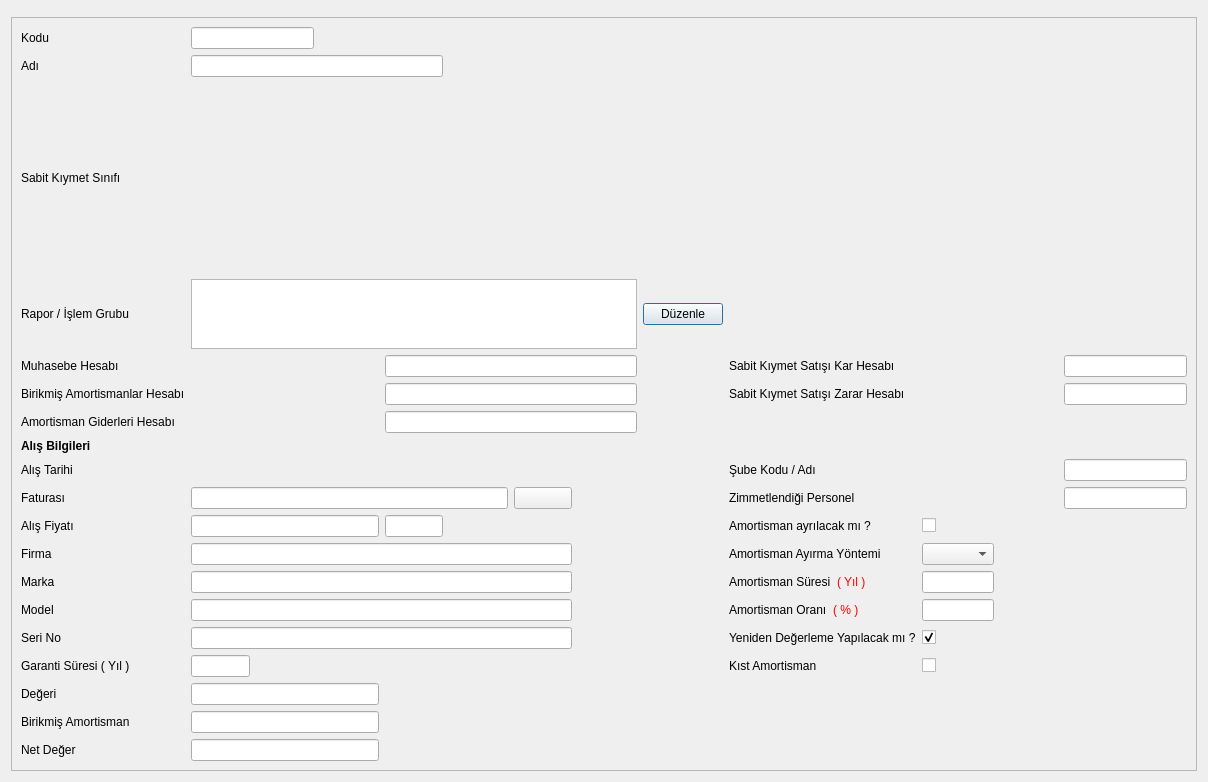
 <widget class="QDialog" name="DMR_DEMIRBAS_KARTI">
  <property name="geometry">
   <rect>
    <x>0</x>
    <y>0</y>
    <width>1208</width>
    <height>782</height>
   </rect>
  </property>
  <property name="sizePolicy">
   <sizepolicy hsizetype="Expanding" vsizetype="Expanding">
    <horstretch>0</horstretch>
    <verstretch>0</verstretch>
   </sizepolicy>
  </property>
  <property name="windowTitle">
   <string>Demirbaş Kartı</string>
  </property>
  <layout class="QGridLayout" name="gridLayout_2" rowstretch="1,0">
   <item row="0" column="0">
    <widget class="QWidget" name="navigation_buttons_widget" native="true">
     <property name="sizePolicy">
      <sizepolicy hsizetype="Expanding" vsizetype="Fixed">
       <horstretch>0</horstretch>
       <verstretch>0</verstretch>
      </sizepolicy>
     </property>
    </widget>
   </item>
   <item row="1" column="0">
    <widget class="QFrame" name="frame_3">
     <property name="sizePolicy">
      <sizepolicy hsizetype="Expanding" vsizetype="Expanding">
       <horstretch>0</horstretch>
       <verstretch>0</verstretch>
      </sizepolicy>
     </property>
     <property name="frameShape">
      <enum>QFrame::StyledPanel</enum>
     </property>
     <property name="frameShadow">
      <enum>QFrame::Raised</enum>
     </property>
     <layout class="QGridLayout" name="gridLayout" rowstretch="1,0,0,0,0,0,0,1,1,1,1,1,1,1,1,1,1,1,1,1" columnstretch="10,10,10,10,10,10,10,10,10,10,10,10,10,10">
      <item row="0" column="0">
       <widget class="QLabel" name="label">
        <property name="sizePolicy">
         <sizepolicy hsizetype="Fixed" vsizetype="Fixed">
          <horstretch>0</horstretch>
          <verstretch>0</verstretch>
         </sizepolicy>
        </property>
        <property name="text">
         <string>Kodu</string>
        </property>
       </widget>
      </item>
      <item row="0" column="1" colspan="2">
       <widget class="QLineEdit" name="lineedit_demirbas_kodu"/>
      </item>
      <item row="0" column="3" colspan="2">
       <spacer name="horizontalSpacer_5">
        <property name="orientation">
         <enum>Qt::Horizontal</enum>
        </property>
        <property name="sizeHint" stdset="0">
         <size>
          <width>90</width>
          <height>20</height>
         </size>
        </property>
       </spacer>
      </item>
      <item row="0" column="8">
       <spacer name="horizontalSpacer_11">
        <property name="orientation">
         <enum>Qt::Horizontal</enum>
        </property>
        <property name="sizeHint" stdset="0">
         <size>
          <width>89</width>
          <height>20</height>
         </size>
        </property>
       </spacer>
      </item>
      <item row="0" column="9">
       <spacer name="horizontalSpacer_6">
        <property name="orientation">
         <enum>Qt::Horizontal</enum>
        </property>
        <property name="sizeHint" stdset="0">
         <size>
          <width>222</width>
          <height>20</height>
         </size>
        </property>
       </spacer>
      </item>
      <item row="1" column="0">
       <widget class="QLabel" name="label_2">
        <property name="sizePolicy">
         <sizepolicy hsizetype="Fixed" vsizetype="Fixed">
          <horstretch>0</horstretch>
          <verstretch>0</verstretch>
         </sizepolicy>
        </property>
        <property name="text">
         <string>Adı</string>
        </property>
       </widget>
      </item>
      <item row="1" column="1" colspan="4">
       <widget class="QLineEdit" name="lineedit_demirbas_adi"/>
      </item>
      <item row="2" column="0">
       <widget class="QLabel" name="label_20">
        <property name="sizePolicy">
         <sizepolicy hsizetype="Fixed" vsizetype="Preferred">
          <horstretch>0</horstretch>
          <verstretch>0</verstretch>
         </sizepolicy>
        </property>
        <property name="text">
         <string>Sabit Kıymet Sınıfı</string>
        </property>
       </widget>
      </item>
      <item row="2" column="1" colspan="7">
       <widget class="QSearchEdit" name="search_edit_gruplar" native="true">
        <property name="whatsThis">
         <string>Arama widget. </string>
        </property>
        <property name="QSearchEdit" stdset="0">
         <rect>
          <x>0</x>
          <y>0</y>
          <width>100</width>
          <height>100</height>
         </rect>
        </property>
       </widget>
      </item>
      <item row="2" column="10">
       <spacer name="horizontalSpacer_10">
        <property name="orientation">
         <enum>Qt::Horizontal</enum>
        </property>
        <property name="sizeHint" stdset="0">
         <size>
          <width>92</width>
          <height>27</height>
         </size>
        </property>
       </spacer>
      </item>
      <item row="3" column="1" colspan="7">
       <widget class="QTextEdit" name="textEdit_rapor_isl_gruplari">
        <property name="sizePolicy">
         <sizepolicy hsizetype="Expanding" vsizetype="Fixed">
          <horstretch>0</horstretch>
          <verstretch>0</verstretch>
         </sizepolicy>
        </property>
        <property name="maximumSize">
         <size>
          <width>16777215</width>
          <height>70</height>
         </size>
        </property>
        <property name="focusPolicy">
         <enum>Qt::NoFocus</enum>
        </property>
        <property name="readOnly">
         <bool>true</bool>
        </property>
       </widget>
      </item>
      <item row="5" column="0">
       <widget class="QLabel" name="label_muhasebe_hesabi">
        <property name="sizePolicy">
         <sizepolicy hsizetype="Fixed" vsizetype="Fixed">
          <horstretch>0</horstretch>
          <verstretch>0</verstretch>
         </sizepolicy>
        </property>
        <property name="text">
         <string>Muhasebe Hesabı</string>
        </property>
       </widget>
      </item>
      <item row="5" column="1" colspan="3">
       <widget class="QSearchEdit" name="searchedit_muh_hesap_kodu" native="true">
        <property name="sizePolicy">
         <sizepolicy hsizetype="Expanding" vsizetype="Fixed">
          <horstretch>0</horstretch>
          <verstretch>0</verstretch>
         </sizepolicy>
        </property>
        <property name="whatsThis">
         <string>Arama widget. </string>
        </property>
        <property name="QSearchEdit" stdset="0">
         <rect>
          <x>0</x>
          <y>0</y>
          <width>100</width>
          <height>100</height>
         </rect>
        </property>
       </widget>
      </item>
      <item row="5" column="4" colspan="4">
       <widget class="QLineEdit" name="lineedit_muh_hesap_ismi">
        <property name="focusPolicy">
         <enum>Qt::NoFocus</enum>
        </property>
        <property name="readOnly">
         <bool>true</bool>
        </property>
       </widget>
      </item>
      <item row="5" column="12" colspan="2">
       <widget class="QLineEdit" name="lineEdit_dmr_satis_kar_hesap_ismi">
        <property name="focusPolicy">
         <enum>Qt::NoFocus</enum>
        </property>
        <property name="readOnly">
         <bool>true</bool>
        </property>
       </widget>
      </item>
      <item row="6" column="0">
       <widget class="QLabel" name="label_muhasebe_hesabi_2">
        <property name="sizePolicy">
         <sizepolicy hsizetype="Fixed" vsizetype="Fixed">
          <horstretch>0</horstretch>
          <verstretch>0</verstretch>
         </sizepolicy>
        </property>
        <property name="text">
         <string>Birikmiş Amortismanlar Hesabı</string>
        </property>
       </widget>
      </item>
      <item row="6" column="1" colspan="3">
       <widget class="QSearchEdit" name="searchedit_bir_amortisman_hesap_kodu" native="true">
        <property name="sizePolicy">
         <sizepolicy hsizetype="Expanding" vsizetype="Fixed">
          <horstretch>0</horstretch>
          <verstretch>0</verstretch>
         </sizepolicy>
        </property>
        <property name="whatsThis">
         <string>Arama widget. </string>
        </property>
        <property name="QSearchEdit" stdset="0">
         <rect>
          <x>0</x>
          <y>0</y>
          <width>100</width>
          <height>100</height>
         </rect>
        </property>
       </widget>
      </item>
      <item row="6" column="4" colspan="4">
       <widget class="QLineEdit" name="lineEdit_bir_amortisman_hesap_ismi">
        <property name="focusPolicy">
         <enum>Qt::NoFocus</enum>
        </property>
        <property name="readOnly">
         <bool>true</bool>
        </property>
       </widget>
      </item>
      <item row="6" column="12" colspan="2">
       <widget class="QLineEdit" name="lineEdit_dmr_satis_zarar_hesap_ismi">
        <property name="focusPolicy">
         <enum>Qt::NoFocus</enum>
        </property>
        <property name="readOnly">
         <bool>true</bool>
        </property>
       </widget>
      </item>
      <item row="7" column="0">
       <widget class="QLabel" name="label_muhasebe_hesabi_3">
        <property name="sizePolicy">
         <sizepolicy hsizetype="Fixed" vsizetype="Fixed">
          <horstretch>0</horstretch>
          <verstretch>0</verstretch>
         </sizepolicy>
        </property>
        <property name="text">
         <string>Amortisman Giderleri Hesabı</string>
        </property>
       </widget>
      </item>
      <item row="7" column="1" colspan="3">
       <widget class="QSearchEdit" name="searchedit_amor_gdr_hesap_kodu" native="true">
        <property name="sizePolicy">
         <sizepolicy hsizetype="Expanding" vsizetype="Fixed">
          <horstretch>0</horstretch>
          <verstretch>0</verstretch>
         </sizepolicy>
        </property>
        <property name="whatsThis">
         <string>Arama widget. </string>
        </property>
        <property name="QSearchEdit" stdset="0">
         <rect>
          <x>0</x>
          <y>0</y>
          <width>100</width>
          <height>100</height>
         </rect>
        </property>
       </widget>
      </item>
      <item row="7" column="4" colspan="4">
       <widget class="QLineEdit" name="lineEdit_amor_gdr_hesap_ismi">
        <property name="focusPolicy">
         <enum>Qt::NoFocus</enum>
        </property>
        <property name="readOnly">
         <bool>true</bool>
        </property>
       </widget>
      </item>
      <item row="8" column="0">
       <widget class="QLabel" name="label_22">
        <property name="sizePolicy">
         <sizepolicy hsizetype="Fixed" vsizetype="Fixed">
          <horstretch>0</horstretch>
          <verstretch>0</verstretch>
         </sizepolicy>
        </property>
        <property name="font">
         <font>
          <weight>75</weight>
          <bold>true</bold>
         </font>
        </property>
        <property name="text">
         <string>Alış Bilgileri</string>
        </property>
       </widget>
      </item>
      <item row="9" column="0">
       <widget class="QLabel" name="label_14">
        <property name="sizePolicy">
         <sizepolicy hsizetype="Fixed" vsizetype="Fixed">
          <horstretch>0</horstretch>
          <verstretch>0</verstretch>
         </sizepolicy>
        </property>
        <property name="text">
         <string>Alış Tarihi</string>
        </property>
       </widget>
      </item>
      <item row="9" column="1" colspan="4">
       <widget class="QAdakDate" name="adakDate_alis_tarihi" native="true">
        <property name="whatsThis">
         <string>Tarih WidgetÄ± </string>
        </property>
        <property name="QAdakDate" stdset="0">
         <rect>
          <x>0</x>
          <y>0</y>
          <width>100</width>
          <height>100</height>
         </rect>
        </property>
       </widget>
      </item>
      <item row="9" column="12" colspan="2">
       <widget class="QLineEdit" name="lineEdit_sube_ismi">
        <property name="enabled">
         <bool>true</bool>
        </property>
        <property name="focusPolicy">
         <enum>Qt::NoFocus</enum>
        </property>
        <property name="readOnly">
         <bool>true</bool>
        </property>
       </widget>
      </item>
      <item row="10" column="0">
       <widget class="QLabel" name="label_8">
        <property name="sizePolicy">
         <sizepolicy hsizetype="Fixed" vsizetype="Fixed">
          <horstretch>0</horstretch>
          <verstretch>0</verstretch>
         </sizepolicy>
        </property>
        <property name="text">
         <string>Faturası</string>
        </property>
       </widget>
      </item>
      <item row="10" column="1" colspan="5">
       <widget class="QLineEdit" name="lineedit_fatura_bilgileri">
        <property name="readOnly">
         <bool>true</bool>
        </property>
       </widget>
      </item>
      <item row="10" column="12" colspan="2">
       <widget class="QLineEdit" name="lineEdit_personel_soyadi">
        <property name="enabled">
         <bool>true</bool>
        </property>
        <property name="focusPolicy">
         <enum>Qt::NoFocus</enum>
        </property>
        <property name="readOnly">
         <bool>true</bool>
        </property>
       </widget>
      </item>
      <item row="11" column="0">
       <widget class="QLabel" name="label_15">
        <property name="sizePolicy">
         <sizepolicy hsizetype="Fixed" vsizetype="Fixed">
          <horstretch>0</horstretch>
          <verstretch>0</verstretch>
         </sizepolicy>
        </property>
        <property name="text">
         <string>Alış Fiyatı</string>
        </property>
       </widget>
      </item>
      <item row="11" column="1" colspan="3">
       <widget class="QCommaEdit" name="commaEdit_alis_fiyati">
        <property name="whatsThis">
         <string>Sayilari formatina(Or:1,000,234.50) donusturur. </string>
        </property>
        <property name="QCommaEdit" stdset="0">
         <rect>
          <x>0</x>
          <y>0</y>
          <width>100</width>
          <height>100</height>
         </rect>
        </property>
       </widget>
      </item>
      <item row="12" column="0">
       <widget class="QLabel" name="label_9">
        <property name="sizePolicy">
         <sizepolicy hsizetype="Fixed" vsizetype="Fixed">
          <horstretch>0</horstretch>
          <verstretch>0</verstretch>
         </sizepolicy>
        </property>
        <property name="text">
         <string>Firma</string>
        </property>
       </widget>
      </item>
      <item row="12" column="1" colspan="6">
       <widget class="QLineEdit" name="lineEdit_uretici_firma"/>
      </item>
      <item row="13" column="0">
       <widget class="QLabel" name="label_10">
        <property name="sizePolicy">
         <sizepolicy hsizetype="Fixed" vsizetype="Preferred">
          <horstretch>0</horstretch>
          <verstretch>0</verstretch>
         </sizepolicy>
        </property>
        <property name="text">
         <string>Marka</string>
        </property>
       </widget>
      </item>
      <item row="13" column="1" colspan="6">
       <widget class="QLineEdit" name="lineEdit_marka"/>
      </item>
      <item row="13" column="9">
       <layout class="QHBoxLayout" name="horizontalLayout">
        <item>
         <widget class="QLabel" name="label_6">
          <property name="sizePolicy">
           <sizepolicy hsizetype="Fixed" vsizetype="Fixed">
            <horstretch>0</horstretch>
            <verstretch>0</verstretch>
           </sizepolicy>
          </property>
          <property name="text">
           <string>Amortisman Süresi</string>
          </property>
         </widget>
        </item>
        <item>
         <widget class="QLabel" name="label_7">
          <property name="sizePolicy">
           <sizepolicy hsizetype="Expanding" vsizetype="Fixed">
            <horstretch>0</horstretch>
            <verstretch>0</verstretch>
           </sizepolicy>
          </property>
          <property name="styleSheet">
           <string notr="true">color: rgb(255, 0, 0);</string>
          </property>
          <property name="text">
           <string>( Yıl )</string>
          </property>
         </widget>
        </item>
       </layout>
      </item>
      <item row="13" column="13">
       <spacer name="horizontalSpacer_16">
        <property name="orientation">
         <enum>Qt::Horizontal</enum>
        </property>
        <property name="sizeHint" stdset="0">
         <size>
          <width>40</width>
          <height>20</height>
         </size>
        </property>
       </spacer>
      </item>
      <item row="14" column="0">
       <widget class="QLabel" name="label_11">
        <property name="sizePolicy">
         <sizepolicy hsizetype="Fixed" vsizetype="Fixed">
          <horstretch>0</horstretch>
          <verstretch>0</verstretch>
         </sizepolicy>
        </property>
        <property name="text">
         <string>Model</string>
        </property>
       </widget>
      </item>
      <item row="14" column="1" colspan="6">
       <widget class="QLineEdit" name="lineEdit_model"/>
      </item>
      <item row="15" column="0">
       <widget class="QLabel" name="label_12">
        <property name="sizePolicy">
         <sizepolicy hsizetype="Fixed" vsizetype="Fixed">
          <horstretch>0</horstretch>
          <verstretch>0</verstretch>
         </sizepolicy>
        </property>
        <property name="text">
         <string>Seri No</string>
        </property>
       </widget>
      </item>
      <item row="15" column="1" colspan="6">
       <widget class="QLineEdit" name="lineEdit_seri_no"/>
      </item>
      <item row="16" column="0">
       <widget class="QLabel" name="label_13">
        <property name="sizePolicy">
         <sizepolicy hsizetype="Fixed" vsizetype="Fixed">
          <horstretch>0</horstretch>
          <verstretch>0</verstretch>
         </sizepolicy>
        </property>
        <property name="text">
         <string>Garanti Süresi ( Yıl )</string>
        </property>
       </widget>
      </item>
      <item row="16" column="1">
       <widget class="QLineEdit" name="lineedit_garanti_suresi">
        <property name="sizePolicy">
         <sizepolicy hsizetype="Expanding" vsizetype="Fixed">
          <horstretch>0</horstretch>
          <verstretch>0</verstretch>
         </sizepolicy>
        </property>
       </widget>
      </item>
      <item row="16" column="2" colspan="4">
       <spacer name="horizontalSpacer_12">
        <property name="orientation">
         <enum>Qt::Horizontal</enum>
        </property>
        <property name="sizeHint" stdset="0">
         <size>
          <width>189</width>
          <height>20</height>
         </size>
        </property>
       </spacer>
      </item>
      <item row="16" column="6">
       <spacer name="horizontalSpacer_3">
        <property name="orientation">
         <enum>Qt::Horizontal</enum>
        </property>
        <property name="sizeHint" stdset="0">
         <size>
          <width>40</width>
          <height>20</height>
         </size>
        </property>
       </spacer>
      </item>
      <item row="17" column="0">
       <widget class="QLabel" name="label_3">
        <property name="sizePolicy">
         <sizepolicy hsizetype="Fixed" vsizetype="Fixed">
          <horstretch>0</horstretch>
          <verstretch>0</verstretch>
         </sizepolicy>
        </property>
        <property name="text">
         <string>Değeri</string>
        </property>
       </widget>
      </item>
      <item row="17" column="1" colspan="3">
       <widget class="QCommaEdit" name="commaEdit_demirbasin_degeri">
        <property name="focusPolicy">
         <enum>Qt::NoFocus</enum>
        </property>
        <property name="whatsThis">
         <string>Sayilari formatina(Or:1,000,234.50) donusturur. </string>
        </property>
        <property name="readOnly">
         <bool>true</bool>
        </property>
        <property name="QCommaEdit" stdset="0">
         <rect>
          <x>0</x>
          <y>0</y>
          <width>100</width>
          <height>100</height>
         </rect>
        </property>
       </widget>
      </item>
      <item row="17" column="4" colspan="3">
       <spacer name="horizontalSpacer_8">
        <property name="orientation">
         <enum>Qt::Horizontal</enum>
        </property>
        <property name="sizeHint" stdset="0">
         <size>
          <width>139</width>
          <height>20</height>
         </size>
        </property>
       </spacer>
      </item>
      <item row="18" column="0">
       <widget class="QLabel" name="label_19">
        <property name="sizePolicy">
         <sizepolicy hsizetype="Fixed" vsizetype="Fixed">
          <horstretch>0</horstretch>
          <verstretch>0</verstretch>
         </sizepolicy>
        </property>
        <property name="text">
         <string>Birikmiş Amortisman</string>
        </property>
       </widget>
      </item>
      <item row="18" column="1" colspan="3">
       <widget class="QCommaEdit" name="commaEdit_birikmis_amortisman">
        <property name="focusPolicy">
         <enum>Qt::StrongFocus</enum>
        </property>
        <property name="whatsThis">
         <string>Sayilari formatina(Or:1,000,234.50) donusturur. </string>
        </property>
        <property name="readOnly">
         <bool>false</bool>
        </property>
        <property name="QCommaEdit" stdset="0">
         <rect>
          <x>0</x>
          <y>0</y>
          <width>100</width>
          <height>100</height>
         </rect>
        </property>
       </widget>
      </item>
      <item row="18" column="4" colspan="3">
       <spacer name="horizontalSpacer_9">
        <property name="orientation">
         <enum>Qt::Horizontal</enum>
        </property>
        <property name="sizeHint" stdset="0">
         <size>
          <width>139</width>
          <height>20</height>
         </size>
        </property>
       </spacer>
      </item>
      <item row="19" column="0">
       <widget class="QLabel" name="label_21">
        <property name="sizePolicy">
         <sizepolicy hsizetype="Fixed" vsizetype="Fixed">
          <horstretch>0</horstretch>
          <verstretch>0</verstretch>
         </sizepolicy>
        </property>
        <property name="text">
         <string>Net Değer             </string>
        </property>
        <property name="alignment">
         <set>Qt::AlignLeading|Qt::AlignLeft|Qt::AlignVCenter</set>
        </property>
       </widget>
      </item>
      <item row="19" column="1" colspan="3">
       <widget class="QCommaEdit" name="commaEdit_net_deger">
        <property name="focusPolicy">
         <enum>Qt::NoFocus</enum>
        </property>
        <property name="whatsThis">
         <string>Sayilari formatina(Or:1,000,234.50) donusturur. </string>
        </property>
        <property name="readOnly">
         <bool>true</bool>
        </property>
        <property name="QCommaEdit" stdset="0">
         <rect>
          <x>0</x>
          <y>0</y>
          <width>100</width>
          <height>100</height>
         </rect>
        </property>
       </widget>
      </item>
      <item row="19" column="4" colspan="3">
       <spacer name="horizontalSpacer">
        <property name="orientation">
         <enum>Qt::Horizontal</enum>
        </property>
        <property name="sizeHint" stdset="0">
         <size>
          <width>139</width>
          <height>20</height>
         </size>
        </property>
       </spacer>
      </item>
      <item row="3" column="0">
       <widget class="QLabel" name="label_23">
        <property name="sizePolicy">
         <sizepolicy hsizetype="Fixed" vsizetype="Preferred">
          <horstretch>0</horstretch>
          <verstretch>0</verstretch>
         </sizepolicy>
        </property>
        <property name="text">
         <string>Rapor / İşlem Grubu</string>
        </property>
       </widget>
      </item>
      <item row="3" column="8">
       <widget class="QPushButton" name="pushButton_guplar">
        <property name="text">
         <string>Düzenle</string>
        </property>
        <property name="icon">
         <iconset resource="../e9_icons.qrc">
          <normaloff>:/e9_icons/E9_ICONS/e9_grup.png</normaloff>:/e9_icons/E9_ICONS/e9_grup.png</iconset>
        </property>
       </widget>
      </item>
      <item row="9" column="9">
       <widget class="QLabel" name="label_24">
        <property name="sizePolicy">
         <sizepolicy hsizetype="Fixed" vsizetype="Preferred">
          <horstretch>0</horstretch>
          <verstretch>0</verstretch>
         </sizepolicy>
        </property>
        <property name="text">
         <string>Şube Kodu / Adı</string>
        </property>
       </widget>
      </item>
      <item row="10" column="9">
       <widget class="QLabel" name="label_18">
        <property name="sizePolicy">
         <sizepolicy hsizetype="Fixed" vsizetype="Preferred">
          <horstretch>0</horstretch>
          <verstretch>0</verstretch>
         </sizepolicy>
        </property>
        <property name="text">
         <string>Zimmetlendiği Personel</string>
        </property>
       </widget>
      </item>
      <item row="12" column="9">
       <widget class="QLabel" name="label_amortisman_yontemi">
        <property name="sizePolicy">
         <sizepolicy hsizetype="Fixed" vsizetype="Fixed">
          <horstretch>0</horstretch>
          <verstretch>0</verstretch>
         </sizepolicy>
        </property>
        <property name="text">
         <string>Amortisman Ayırma Yöntemi</string>
        </property>
       </widget>
      </item>
      <item row="5" column="10" colspan="2">
       <widget class="QSearchEdit" name="searchedit_dmr_satis_kar_hesap_kodu" native="true">
        <property name="sizePolicy">
         <sizepolicy hsizetype="Expanding" vsizetype="Fixed">
          <horstretch>0</horstretch>
          <verstretch>0</verstretch>
         </sizepolicy>
        </property>
        <property name="whatsThis">
         <string>Arama widget. </string>
        </property>
        <property name="QSearchEdit" stdset="0">
         <rect>
          <x>0</x>
          <y>0</y>
          <width>100</width>
          <height>100</height>
         </rect>
        </property>
       </widget>
      </item>
      <item row="6" column="9">
       <widget class="QLabel" name="label_muhasebe_hesabi_5">
        <property name="sizePolicy">
         <sizepolicy hsizetype="Fixed" vsizetype="Fixed">
          <horstretch>0</horstretch>
          <verstretch>0</verstretch>
         </sizepolicy>
        </property>
        <property name="text">
         <string>Sabit Kıymet Satışı Zarar Hesabı</string>
        </property>
       </widget>
      </item>
      <item row="6" column="10" colspan="2">
       <widget class="QSearchEdit" name="searchedit_dmr_satis_zarar_hesap_kodu" native="true">
        <property name="sizePolicy">
         <sizepolicy hsizetype="Expanding" vsizetype="Fixed">
          <horstretch>0</horstretch>
          <verstretch>0</verstretch>
         </sizepolicy>
        </property>
        <property name="whatsThis">
         <string>Arama widget. </string>
        </property>
        <property name="QSearchEdit" stdset="0">
         <rect>
          <x>0</x>
          <y>0</y>
          <width>100</width>
          <height>100</height>
         </rect>
        </property>
       </widget>
      </item>
      <item row="9" column="10" colspan="2">
       <widget class="QSearchEdit" name="searchEdit_sube_kodu" native="true">
        <property name="whatsThis">
         <string>Arama widget. </string>
        </property>
        <property name="QSearchEdit" stdset="0">
         <rect>
          <x>0</x>
          <y>0</y>
          <width>100</width>
          <height>100</height>
         </rect>
        </property>
       </widget>
      </item>
      <item row="10" column="10" colspan="2">
       <widget class="QSearchEdit" name="searchEdit_personel_adi" native="true">
        <property name="whatsThis">
         <string>Arama widget. </string>
        </property>
        <property name="QSearchEdit" stdset="0">
         <rect>
          <x>0</x>
          <y>0</y>
          <width>100</width>
          <height>100</height>
         </rect>
        </property>
       </widget>
      </item>
      <item row="11" column="9">
       <widget class="QLabel" name="label_25">
        <property name="sizePolicy">
         <sizepolicy hsizetype="Fixed" vsizetype="Preferred">
          <horstretch>0</horstretch>
          <verstretch>0</verstretch>
         </sizepolicy>
        </property>
        <property name="text">
         <string>Amortisman ayrılacak mı ?</string>
        </property>
       </widget>
      </item>
      <item row="11" column="10">
       <widget class="QCheckBox" name="checkBox_amortisman_ayrilacak_mi">
        <property name="text">
         <string/>
        </property>
       </widget>
      </item>
      <item row="12" column="10">
       <widget class="QComboBox" name="comboBox_amortisman_yontemi">
        <property name="sizePolicy">
         <sizepolicy hsizetype="Expanding" vsizetype="Fixed">
          <horstretch>0</horstretch>
          <verstretch>0</verstretch>
         </sizepolicy>
        </property>
       </widget>
      </item>
      <item row="13" column="10">
       <widget class="QLineEdit" name="lineedit_amortisman_suresi">
        <property name="focusPolicy">
         <enum>Qt::StrongFocus</enum>
        </property>
        <property name="readOnly">
         <bool>false</bool>
        </property>
       </widget>
      </item>
      <item row="14" column="9">
       <layout class="QHBoxLayout" name="horizontalLayout_2">
        <item>
         <widget class="QLabel" name="label_4">
          <property name="sizePolicy">
           <sizepolicy hsizetype="Fixed" vsizetype="Fixed">
            <horstretch>0</horstretch>
            <verstretch>0</verstretch>
           </sizepolicy>
          </property>
          <property name="text">
           <string>Amortisman Oranı</string>
          </property>
         </widget>
        </item>
        <item>
         <widget class="QLabel" name="label_5">
          <property name="sizePolicy">
           <sizepolicy hsizetype="Expanding" vsizetype="Fixed">
            <horstretch>0</horstretch>
            <verstretch>0</verstretch>
           </sizepolicy>
          </property>
          <property name="styleSheet">
           <string notr="true">color: rgb(255, 0, 0);</string>
          </property>
          <property name="text">
           <string>( % )</string>
          </property>
         </widget>
        </item>
       </layout>
      </item>
      <item row="14" column="10">
       <widget class="QCommaEdit" name="commaEdit_amortisman_orani">
        <property name="focusPolicy">
         <enum>Qt::NoFocus</enum>
        </property>
        <property name="whatsThis">
         <string>Sayilari formatina(Or:1,000,234.50) donusturur. </string>
        </property>
        <property name="readOnly">
         <bool>true</bool>
        </property>
        <property name="QCommaEdit" stdset="0">
         <rect>
          <x>0</x>
          <y>0</y>
          <width>100</width>
          <height>100</height>
         </rect>
        </property>
       </widget>
      </item>
      <item row="15" column="9">
       <widget class="QLabel" name="label_16">
        <property name="sizePolicy">
         <sizepolicy hsizetype="Fixed" vsizetype="Fixed">
          <horstretch>0</horstretch>
          <verstretch>0</verstretch>
         </sizepolicy>
        </property>
        <property name="text">
         <string>Yeniden Değerleme Yapılacak mı ?</string>
        </property>
       </widget>
      </item>
      <item row="16" column="9">
       <widget class="QLabel" name="label_17">
        <property name="sizePolicy">
         <sizepolicy hsizetype="Fixed" vsizetype="Fixed">
          <horstretch>0</horstretch>
          <verstretch>0</verstretch>
         </sizepolicy>
        </property>
        <property name="text">
         <string>Kıst Amortisman</string>
        </property>
       </widget>
      </item>
      <item row="15" column="10">
       <widget class="QCheckBox" name="checkBox_yeniden_degerleme">
        <property name="sizePolicy">
         <sizepolicy hsizetype="Fixed" vsizetype="Fixed">
          <horstretch>0</horstretch>
          <verstretch>0</verstretch>
         </sizepolicy>
        </property>
        <property name="text">
         <string/>
        </property>
        <property name="checked">
         <bool>true</bool>
        </property>
       </widget>
      </item>
      <item row="16" column="10">
       <widget class="QCheckBox" name="checkBox_kist_amortisman">
        <property name="sizePolicy">
         <sizepolicy hsizetype="Fixed" vsizetype="Fixed">
          <horstretch>0</horstretch>
          <verstretch>0</verstretch>
         </sizepolicy>
        </property>
        <property name="text">
         <string/>
        </property>
       </widget>
      </item>
      <item row="5" column="9">
       <widget class="QLabel" name="label_muhasebe_hesabi_4">
        <property name="sizePolicy">
         <sizepolicy hsizetype="Fixed" vsizetype="Fixed">
          <horstretch>0</horstretch>
          <verstretch>0</verstretch>
         </sizepolicy>
        </property>
        <property name="text">
         <string>Sabit Kıymet Satışı Kar Hesabı</string>
        </property>
       </widget>
      </item>
      <item row="11" column="4">
       <widget class="QLineEdit" name="lineEdit_temel_para_birimi">
        <property name="focusPolicy">
         <enum>Qt::NoFocus</enum>
        </property>
        <property name="readOnly">
         <bool>true</bool>
        </property>
       </widget>
      </item>
      <item row="10" column="6">
       <widget class="QPushButton" name="pushButton_fatura_sec">
        <property name="toolTip">
         <string>Demirbaş Faturasını Seçmemizi Sağlar</string>
        </property>
        <property name="text">
         <string/>
        </property>
        <property name="icon">
         <iconset resource="../e9_icons.qrc">
          <normaloff>:/e9_icons/E9_ICONS/fatura.png</normaloff>:/e9_icons/E9_ICONS/fatura.png</iconset>
        </property>
        <property name="iconSize">
         <size>
          <width>28</width>
          <height>28</height>
         </size>
        </property>
       </widget>
      </item>
     </layout>
    </widget>
   </item>
  </layout>
 </widget>
